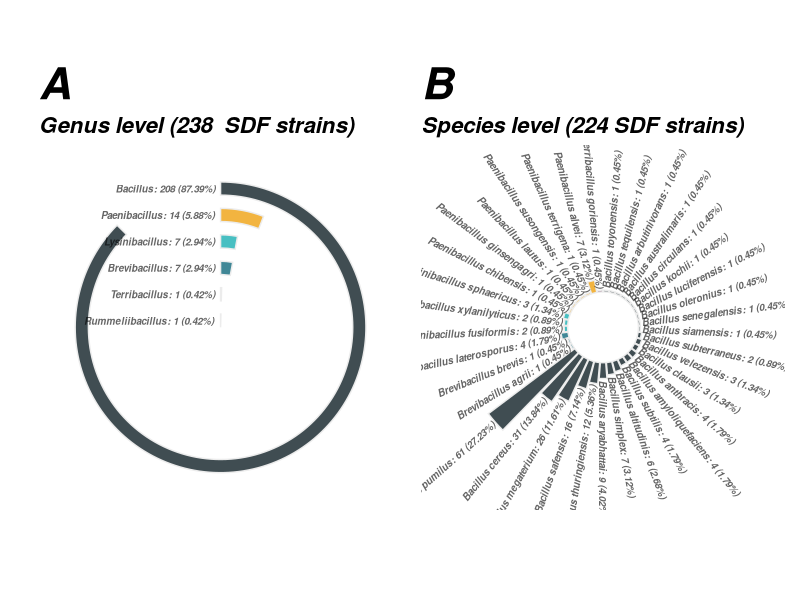

Reproduce this figure in R.
library(ggplot2)
library(readr)
library(dplyr)
library(ggpubr)
library(stringr)
######################################################
## Raw data load
######################################################
raw_data <- read_delim("Figure01_A_and_B.tsv", 
                       delim = "\t", escape_double = FALSE, 
                       trim_ws = TRUE)
######################################################
## Genera filtered data
######################################################
genera_df <- raw_data %>% group_by(Genera) %>% summarize(Number = sum(Number))
genera_df <- genera_df %>% mutate(Percentage = Number/sum(Number)*100)
genera_df$Percentage <- round(genera_df$Percentage, digits=2)
genera_df = genera_df %>% arrange(Genera, desc(Number))

#######################################################
## Species filtered data
#######################################################
species_df <- filter(raw_data, Level == "Species")
species_df <- species_df %>% mutate(Percentage = Number/sum(Number)*100)
species_df$Percentage <- round(species_df$Percentage, digits=2)
species_df = species_df %>% arrange(Genera, Number)
species_df$id <- seq(1, nrow(species_df))
number_of_bar <- nrow(species_df)
#substract 0.5 because the letter must have the angle of the center of the bars. Not extreme right(1) or extreme left (0)
angle <- 90 - 360 * (species_df$id-0.5) /number_of_bar 
species_df$hjust <- ifelse( angle < -90, 1, 0)
species_df$angle <- ifelse(angle < -90, angle+180, angle)
######################################################
## Colors palette
######################################################
my_palette = c("#001219", "#005F73", "#0BAAAD", "#EE9B00", "#FF5733", "#581845")

#######################################################
## Genera plot
#######################################################
genera_plot <- ggplot(genera_df, aes(x = reorder(Genera, Number), y = Number, fill = Genera)) + 
  geom_bar(
    width = 0.5, 
    stat="identity", 
    alpha = 0.75,
    color = "#ECECEC") +    
  coord_polar(theta = "y") +    
  xlab("") + 
  ylab("") +
  ylim(0, 238) + 
  geom_text(
    data = genera_df, 
    fontface="bold.italic",
    hjust = 1.05, 
    size = 2.5, 
    alpha = 0.6,
    aes(x = Genera, 
        y = 0, 
        label = paste0(Genera, ": ", Number, " (",Percentage, "%)"))
  ) +  
  scale_fill_manual(values = my_palette) + 
  theme_minimal() +
  labs(title = "A", subtitle = "Genus level (238  SDF strains)")+
  theme(
    legend.position = "none",
    # legend.position = c(1, .95),
    # legend.direction = "horizontal",
    # legend.text = element_text(face = "bold.italic", colour="#566573", size=8),
    legend.title = element_blank(),
    panel.grid.major = element_blank(),
    panel.grid.minor = element_blank(),          
    axis.line = element_blank(),
    axis.text.y = element_blank(),          
    axis.text.x = element_blank(), 
    #axis.ticks = element_blank(),
    plot.title = element_text(size=32, hjust=0, face = "bold.italic"),
    plot.subtitle = element_text(size=16, hjust=0, face = "bold.italic")
  )

######################################################
## Colors palette adjusted for items supressed in this dataset
######################################################
my_palette = c("#001219", "#005F73", "#0BAAAD", "#EE9B00", "#581845")
#####################################################
## Species plot
#####################################################
species_plot <- ggplot(species_df, aes(x = as.factor(id), y = Number, fill = Genera )) +
  geom_bar(
           stat="identity", 
           alpha = 0.75,
           color = "#ECECEC"
           ) +
  scale_fill_manual(values = my_palette)+
  ylim(-20, 62) +
  coord_polar() +
  labs(title = "B", subtitle = "Species level (224 SDF strains)")+
  geom_text(
    data = species_df,
    aes(
      x=id,
      y=Number+1,
      hjust=hjust,
      label = paste0(Species, ": ", Number, " (",Percentage, "%)")
    ),
    color="black",
    fontface="bold.italic",
    alpha = 0.6,
    size = 2.5,
    angle = species_df$angle,
    inherit.aes = FALSE
  )+
  theme_minimal() +
  theme(
    legend.position = "none",
    axis.text = element_blank(),
    axis.title = element_blank(),
    panel.grid = element_blank(),
    plot.title = element_text(size=32, hjust=0, face = "bold.italic"),
    plot.subtitle = element_text(size=16, hjust=0, face = "bold.italic"),
    panel.spacing = unit(-1, "lines")
  )
####################################################
## Plot grid
####################################################
library(patchwork)
genera_plot | species_plot + plot_layout(ncol = 1)